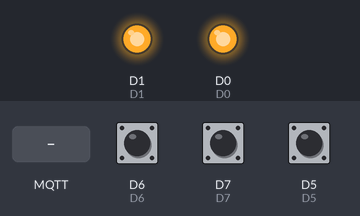
The sketch below on a simulated ESP8266 (NodeMCU). On the bench: output pins drawn as LEDs (lit = HIGH). The inputs (shaded band) are chosen by the test bench; at power-on: D6 HIGH, D7 HIGH, D5 HIGH. WiFi joins after 1.5 s; servers stay silent unless stated; no MQTT or app messages arrive unless stated; what the sketch prints to the serial monitor is not drawn.

Above: at 2.7 s.
2.8 s: MQTT message "L" arrives on the first subscribed topic
At 3.2 s:
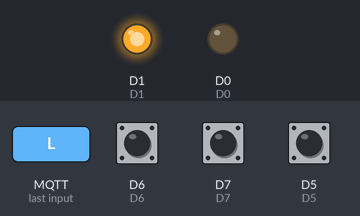
4.3 s: MQTT message "D" arrives on the first subscribed topic
At 4.9 s:
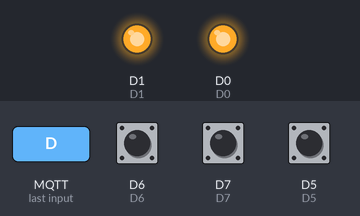
Timing chart, 0 to 7.3 s (numbered marks = the images above; inputs shaded):
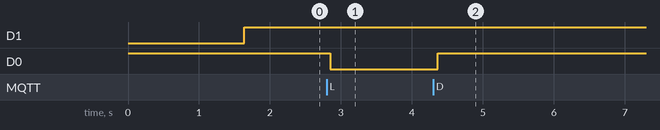

Measured:
- after the input at 2.8 s, D0: HIGH → LOW after 0.05 s
- after the input at 4.3 s, D0: LOW → HIGH after 0.06 s

The sketch:

index.ino
```cpp
#include <ESP8266WiFi.h>  // IMPORTA A BIBLIOTECA ESP8266WiFi
#include <PubSubClient.h> // IMPORTA A BIBLIOTECA PubSubClient

// ID MQQT, TOPICO PARA PUBLICACAO E SUBSCRIBE
#define TOPICO_SUBSCRIBE  "ph3i-subscribe"
#define TOPICO_PUBLISH    "ph3i-publish"
#define ID_MQTT           "ph3i-id-mqtt"

// MAPEAMENTO DE PINOS DO NodeMCU
#define D0    16 //GPIO16 -> LED
#define D1    5  //GPIO5  -> RELE
#define D5    14 //GPIO14 -> Sensor1 -> Azul
#define D6    12 //GPIO12 -> Sensor2 -> Verde
#define D7    13 //GPIO13 -> Sensor3 -> Laranja

// WIFI Home
//const char* SSID = "Home 2.5";
//const char* PASSWORD = "S1F7528240";

// WIFI Work
//const char* SSID = "Work 5.0";
//const char* PASSWORD = "S1F7528240";

// WIFI Celphone
const char* SSID = "Celphone 4G";
const char* PASSWORD = "S1F7528240";

// MQTT
const char* BROKER_MQTT = "iot.eclipse.org";
int BROKER_PORT = 1883;

// VARIAVEIS GLOBAIS
WiFiClient espClient;         // CRIANDO O OBJETO: espClient
PubSubClient MQTT(espClient); // INSTANCIANDO O CLIENTE MQTT PASSANDO O OBJETO: espClient
char EstadoSaida = '0';       // VARIAVEL QUE ARMAZENA O ESTADO ATUAL DA SAIDA
int valor_s1 = 0;             // INICIA OS SENSORES COM O VALOR 0 = CHEIO
int valor_s2 = 0;             // INICIA OS SENSORES COM O VALOR 0 = CHEIO
int valor_s3 = 0;             // INICIA OS SENSORES COM O VALOR 0 = CHEIO
int nivel_anterior = 0;       // ZERA O NIVEL DA CAIXA DA AGUA

// PROTOTYPES
void initSerial();
void initWiFi();
void initMQTT();
void reconectWiFi();
void mqtt_callback(char* topic, byte* payload, unsigned int length);
void VerificaConexoesWiFIEMQTT(void);
void InitOutput(void);

/*
 *  IMPLEMENTAÇÃO DAS FUNÇÕES
 */
void setup()
{
    // INICIALIZACOES
    InitOutput();
    initSerial();
    initMQTT();
    initWiFi();

    // DEFINE O PINO DO RELE COMO SAIDA
    pinMode(D1, OUTPUT);

    // INICIA COM O RELE DESLIGADO
    digitalWrite(D1 ,LOW);

    // DEFINE OS PINOS DOS SENSORES COMO ENTRADA
    pinMode(D5, INPUT); //Sensor1 -> Azul
    pinMode(D6, INPUT); //Sensor2 -> Verde
    pinMode(D7, INPUT); //Sensor3 -> Laranja
}

/*
 * FUNCAO: INCIALIZA COMuNICACAO SERIAL COM BAUDRATE 115200 (PARA FINS DE MONITORAR NO TERMINAL SERIAL O QUE ESTA ACONTECENDO)
 *
 * PARAMETROS: NENHUM
 * RETORNO: NENHUM
 */
void initSerial()
{
    Serial.begin(9600);
}

/*
 * FUNCAO: INICIALIZA E CONECTA-SE NA REDE WIFI DESEJADA
 *
 * PARAMETROS: NENHUM
 * RETORNO: NENHUM
 */
void initWiFi()
{
    delay(10);
    Serial.println("CONEXAO WIFI");
    Serial.print("Conectando-se na rede: ");
    Serial.println(SSID);
    Serial.println("Aguarde...");

    reconectWiFi();
}

/*
 * FUNCAO: INICIALIZA PARAMETROS DE CONEXAO MQTT (ENDERECO DO BOROKER, PORTA E SETA FUNCAO DE CALLBACK)
 *
 * PARAMETROS: NENHUM
 * RETORNO: NENHUM
 */
void initMQTT()
{
    MQTT.setServer(BROKER_MQTT, BROKER_PORT);   // INFORMA QUAL BROKER E PORTA DEVE SER CONECTADO
    MQTT.setCallback(mqtt_callback);            // ATRIBUI FUNCAO DE CALLBACK (FUNCAO CHAMADA QUANDO QUALQUER INFORMACAO DE UM DOS TOPICOS SUBESCRITOS CHEGA)
}

/*
 * FUNCAO: CALLBACK (ESTA FUNCAO EH CHAMADA TODA VEZ QUE UMA INFORMACAO DE UM DOS TOPICOS SUBESCRITOS CHEGA)
 *
 * PARAMETROS: NENHUM
 * RETORNO: NENHUM
 */
void mqtt_callback(char* topic, byte* payload, unsigned int length)
{
    String msg;

    // OBTEM A STRING DO PAYLOAD RECEBIDO
    for(int i = 0; i < length; i++)
    {
       char c = (char)payload[i];
       msg += c;
    }

    /*
     * TOMA ACAO DEPENDENDO DA STRING RECEBIDA
     * VERIFICA SE DEVE COLOCAR NIVEL ALTO DE TENSAO NA SAIDA D0 (LED)
     *
     * IMPORTANTE: O LED CONTIDO NA PLACA EH ACIONADO COM LOGICA INVERTIDA (ENVIA HIGH PARA O OUTPUT FAZ O LED APAGAR / ENVIAR LOW FAZ O LED ACENDER)
     */
    if (msg.equals("L"))
    {
        digitalWrite(D0, LOW);
        EstadoSaida = '1';
    }

    // VERIFICA SE DEVE COLOCAR NVIEL ALTO DE TENSAO NA SAIDA D0
    if (msg.equals("D"))
    {
        digitalWrite(D0, HIGH);
        EstadoSaida = '0';
    }

}

/*
 * FUNCAO: RECONECTA-SE AO BROKER MQTT (CASO AINDA NAO ESTEJA CONECTADO OU EM CASO DE A CONEXAO CAIR
 *
 * PARAMETRO: NENHUM
 * RETORNO: NENHUM
 */
void reconnectMQTT()
{
    while (!MQTT.connected())
    {
        Serial.print("* Tentando se conectar ao Broker MQTT: ");
        Serial.println(BROKER_MQTT);
        if (MQTT.connect(ID_MQTT))
        {
            Serial.println("Conectado com sucesso ao broker MQTT!");
            MQTT.subscribe(TOPICO_SUBSCRIBE);
        }
        else
        {
            Serial.println("Falha ao reconectar no broker.");
            Serial.println("Havera nova tentatica de conexao em 2s");
            delay(2000);
        }
    }
}

/*
 * FUNCAO: RECONECTA-SE AO WIFI
 *
 * PARAMETROS: NENHUM
 * RETORNO: NENHUM
 */
void reconectWiFi()
{
    // SE JA ESTA CONECTADO A REDE WIFI, NADA EH FEITO
    // CASO CONTRARIO SÃO EFETUADAS TENTATIVAS DE CONEXAO
    if (WiFi.status() == WL_CONNECTED)
        return;

    WiFi.begin(SSID, PASSWORD); // CONECTA NA REDE WIFI

    while (WiFi.status() != WL_CONNECTED)
    {
        delay(100);
        Serial.print(".");
    }

    Serial.println();
    Serial.print("Conectado com sucesso na rede: ");
    Serial.println(SSID);
    Serial.print("IP obtido: ");
    Serial.println(WiFi.localIP());
}

/*
 * FUNCAO: VERIFICA O ESTADO DAS CONEXOES WIFI E AO BROKER MQTT (EM CASO DE DESCONEXAO, A MESMA EH REFEITA PARA QUALQUER UMA DAS DUAS)
 *
 * PARAMETROS: NENHUM
 * RETORNO: NENHUM
 */
void VerificaConexoesWiFIEMQTT(void)
{
    if (!MQTT.connected())
      reconnectMQTT();  // SE NAO HA CONEXAO COM O BROKER, A CONEXAO EH REFEITA
      reconectWiFi();   // SE NAO HA CONEXAO COM O WIFI, A CONEXAO EH REFEITA
}

/*
 * FUNCAO: ENVIA AO BROKER O ESTADO ATUAL DO OUTPUT
 *
 * PARAMETROS: NENHUM
 * RETORNO: NENHUM
 */
void EnviaEstadoOutputMQTT(void)
{
    if (EstadoSaida == '0')
      MQTT.publish(TOPICO_PUBLISH, "D");

    if (EstadoSaida == '1')
      MQTT.publish(TOPICO_PUBLISH, "L");

    Serial.println("- Estado da saida D0 enviado ao broker!");
    delay(1000);
}

/*
 * FUNCAO: INICIALIZA O OUTPUT EM NIVEL LOGICO BAIXO
 *
 * PARAMETROS: NENHUM
 * RETORNO: NENHUM
 */
void InitOutput(void)
{
    // IMPORTANTE: O LED CONTIDO NA PLACA EH ACIONADO COM LOGICA INVERTIDA (ENVIA HIGH PARA O OUTPUT FAZ O LED APAGAR / ENVIAR LOW FAZ O LED ACENDER)
    pinMode(D0, OUTPUT);
    digitalWrite(D0, HIGH);
}

/*
 * PROGRAMA PRINCIPAL
 */
void loop()
{
    // GARANTE O FUNCIONAMENTO DAS CONEXOES WIFI E AO BROKER MQTT
    VerificaConexoesWiFIEMQTT();

    // LEITURA DOS SENSORES
    int valor_s1 = digitalRead(D5);
    int valor_s2 = digitalRead(D6);
    int valor_s3 = digitalRead(D7);

    // MOSTRA OS VALORES DOS SENSORES NO SERIAL MONITOR
    Serial.print("S1: ");
    Serial.print(valor_s1);
    Serial.print(" S2: ");
    Serial.print(valor_s2);
    Serial.print(" S3: ");
    Serial.println(valor_s3);

    // ESTA CHEIO
    if ((valor_s1 == 0) && valor_s2 == 0 && valor_s3 == 0)
    {
      // ATUALIZA O VALOR DO DISPLAY
      //mostra_nivel(0);

      // ENVIA PARA O MQTT O NIVEL
      MQTT.publish(TOPICO_PUBLISH, "C"); //C -> Cheio

      // DESLIGA O RELE
      digitalWrite(D1, LOW);
    }

    if ((valor_s1 == 1) && valor_s2 == 0 && valor_s3 == 0)
    {
      // ATUALIZA O VALOR DO DISPLAY
      //mostra_nivel(11);

      // ENVIA PARA O MQTT O NIVEL
      MQTT.publish(TOPICO_PUBLISH, "M"); //M -> Médio
    }

    if ((valor_s1 == 1) && valor_s2 == 1 && valor_s3 == 0)
    {
      // ATUALIZA O VALOR DO DISPLAY
      //mostra_nivel(4);

      // ENVIA PARA O MQTT O NIVEL
      MQTT.publish(TOPICO_PUBLISH, "B"); //B -> Baixo
    }

    // ESTA VAZIO
    if ((valor_s1 == 1) && valor_s2 == 1 && valor_s3 == 1)
    {
      // MOSTRA O NIVEL NO DISPLAY
      //mostra_nivel(15);

      // ENVIA PARA O MQTT O NIVEL
      MQTT.publish(TOPICO_PUBLISH, "V"); //V -> Vazio

      // LIGA O RELE
      digitalWrite(D1, HIGH);
    }

    delay(100);

    // ENVIA O STATUS DE TODOS OS OUTPUTS PARA O BROKER NO PROTOCOLO ESPERADO
    //EnviaEstadoOutputMQTT();

    // KEEP-ALIVE DA COMUNICACAO COM BROKER MQTT
    MQTT.loop();
}
```
